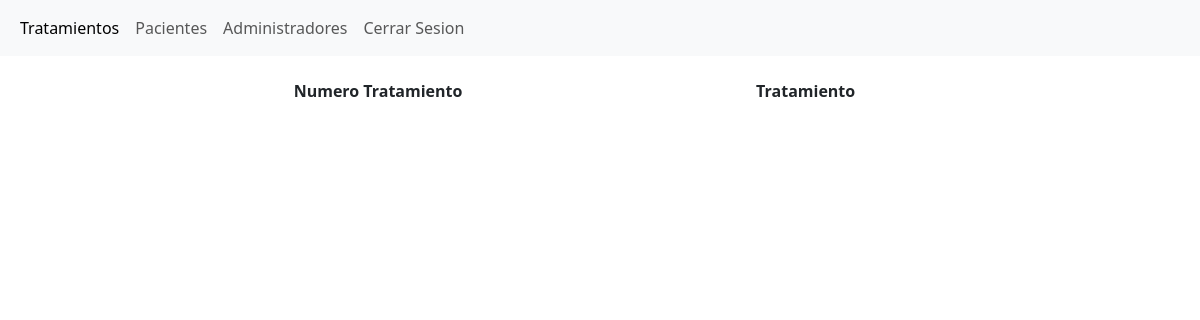
The app's page /admin/tratamientos.php, older data.
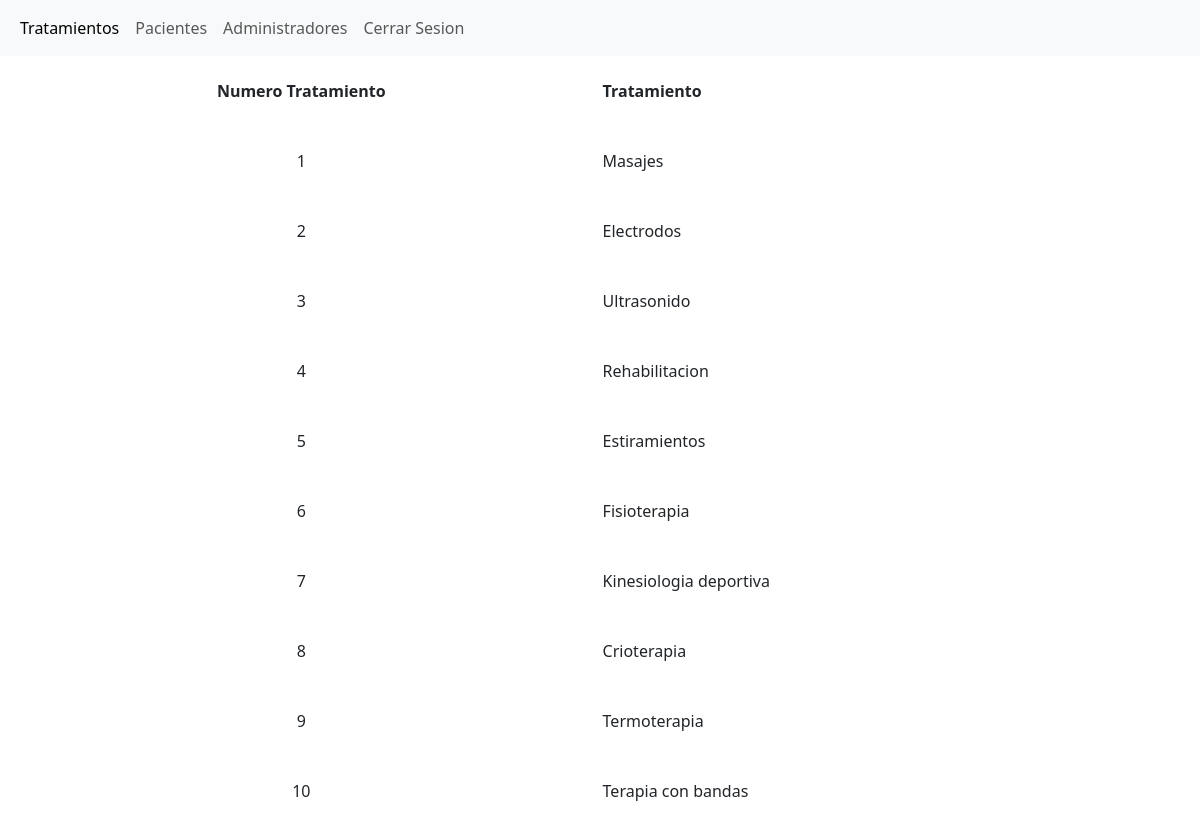
The same page, newer data.
### tables this page shows
CREATE TABLE IF NOT EXISTS `tratamientos` (
  `id_tratamientos` int NOT NULL AUTO_INCREMENT,
  `nombre` varchar(45) NOT NULL,
  PRIMARY KEY (`id_tratamientos`),
  UNIQUE KEY `id_tratamientos_UNIQUE` (`id_tratamientos`)
);

### admin/abml/lectura.php (called while the page is built, shortened)
<?php
    $lecturaTratamientos = "SELECT * FROM `tratamientos`";
?>

### admin/tratamientos.php (the view, shortened to what this page needs)
<?php
    include_once("../componentes-admin/header.php");
    include_once("./abml/lectura.php");
?>
<main>
    <section>
        <article class="article-table">
            <table>
                <thead>
                    <th id="th-num-tratamiento">
                        Numero Tratamiento
                    </th>
                    <th>
                        Tratamiento
                    </th>
                </thead>
                <tbody>
                    <?php
                        $tratamientos = mysqli_query($conexion, $lecturaTratamientos);
                        while ($tratamiento = mysqli_fetch_array($tratamientos)) {
                            echo "<tr>";
                            echo "<td class='num-tratamiento'>$tratamiento[id_tratamientos]</td>";
                            echo "<td>$tratamiento[nombre]</td>";
                            echo "</tr>";
                        }
                    ?>
                </tbody>
            </table>
        </article>
    </section>
</main>
</body>
</html>

### componentes-admin/header.php (shortened to what this page needs)
<!DOCTYPE html>
<html lang="en">
<head>
    <link rel="stylesheet" href="../css-admin/main.css">
    <?php
        include_once("../librerias/bootstrap-css.php");
    ?>
</head>
<body>
    <header>
        <nav class="navbar navbar-expand-lg bg-body-tertiary">
            <div class="container-fluid">
                <div class="collapse navbar-collapse" id="navbarNavAltMarkup">
                    <div class="navbar-nav">
                        <a class="nav-link active" aria-current="page" href="../admin/tratamientos.php">Tratamientos</a>
                        <a class="nav-link" href="../admin/pacientes.php">Pacientes</a>
                        <a class="nav-link" href="../admin/administradores.php">Administradores</a>
                        <a class="nav-link" href="../log/cerrarSesion.php">Cerrar Sesion</a>
                    </div>
                </div>
            </div>
        </nav>
    </header>

### librerias/bootstrap-css.php (shortened to what this page needs)
<link href="https://cdn.jsdelivr.net/npm/bootstrap@5.3.8/dist/css/bootstrap.min.css" rel="stylesheet">

### css-admin/main.css (style rules this page uses)
* { margin: 0; padding: 0; }
table { width: 100%; }
tr { height: 70px; transition: background-color 0.2s ease; }
#th-num-tratamiento { text-align: center; }
.num-tratamiento { text-align: center; }

Row changes from the older to the newer data that the page shows:
added tratamientos: id_tratamientos "1", nombre "Masajes"
added tratamientos: id_tratamientos "2", nombre "Electrodos"
added tratamientos: id_tratamientos "3", nombre "Ultrasonido"
added tratamientos: id_tratamientos "4", nombre "Rehabilitacion"
added tratamientos: id_tratamientos "5", nombre "Estiramientos"
added tratamientos: id_tratamientos "6", nombre "Fisioterapia"
added tratamientos: id_tratamientos "7", nombre "Kinesiologia deportiva"
added tratamientos: id_tratamientos "8", nombre "Crioterapia"
added tratamientos: id_tratamientos "9", nombre "Termoterapia"
added tratamientos: id_tratamientos "10", nombre "Terapia con bandas"
